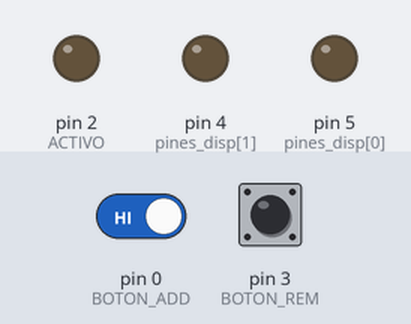
Bench run of a sketch on a simulated Arduino Uno, built for the host (arithmetic inside an expression is 32-bit, double 64-bit). Shown: output pins drawn as LEDs (lit = HIGH). Dashed ring = blinking. Inputs (shaded band) come from the test bench; at power-on: pin 3 (BOTON_REM) LOW, pin 0 (BOTON_ADD) HIGH. Random numbers use the default seed unless the sketch sets one; what the sketch prints to the serial monitor is not drawn.

Above: at 1.2 s.
1.3 s: pin 3 (BOTON_REM) pulled HIGH for 0.15 s
At 1.37 s:
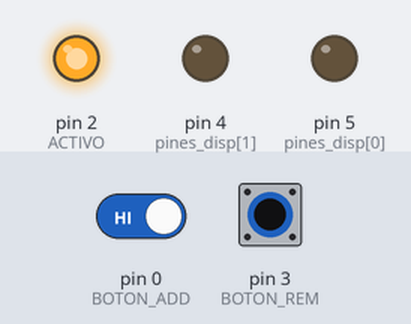
2.9 s: pin 3 (BOTON_REM) pulled HIGH for 3.2 s
At 7.0 s:
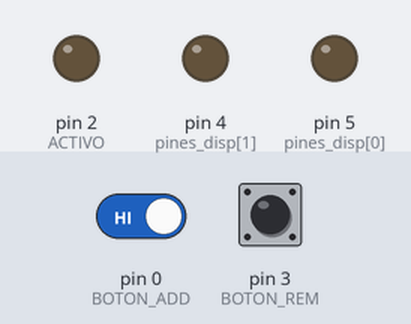
7.6 s: pin 0 (BOTON_ADD) driven LOW and pin 3 (BOTON_REM) driven HIGH
9.1 s: pin 0 (BOTON_ADD) driven HIGH
At 9.9 s:
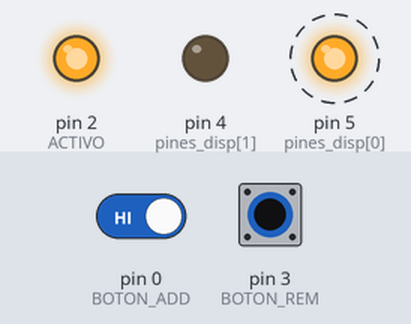
12.1 s: pin 0 (BOTON_ADD) driven LOW
At 12.7 s:
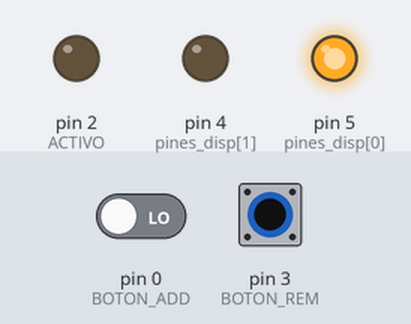
13.6 s: pin 0 (BOTON_ADD) driven HIGH
At 15.4 s:
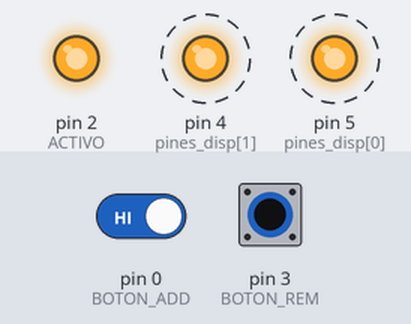
Timing chart, 0 to 17.6 s (numbered marks = the images above; inputs shaded):
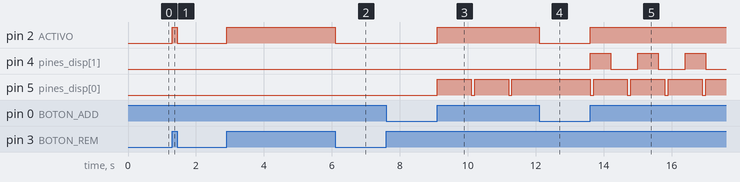

Measured:
- after the input at 1.3 s, pin 2 (ACTIVO): LOW → HIGH at once, → LOW 0.15 s later
- after the input at 2.9 s, pin 2 (ACTIVO): LOW → HIGH at once, → LOW 3.2 s later
- after the input at 9.1 s, pin 2 (ACTIVO): LOW → HIGH at once; pin 5 (pines_disp[0]): alternates HIGH for 1.0 s and LOW for 0.10 s, starting at once
- after the input at 12.1 s, pin 2 (ACTIVO): HIGH → LOW at once
- after the input at 13.6 s, pin 2 (ACTIVO): LOW → HIGH at once; pin 4 (pines_disp[1]): alternates HIGH for 0.60 s and LOW for 0.80 s, starting at once; pin 5 (pines_disp[0]): alternates HIGH for 1.0 s and LOW for 0.10 s, starting at once

The sketch:

BlinkClaseVector_v-1-0-0.ino
```cpp
//Poling y clases
#include <vector>
using namespace std;

#define BOTON_ADD 0
#define BOTON_REM 3
#define ACTIVO 2

#include "blink_class.h"

uint8_t pines_disp[4] = {5, 4, 1, 16};

vector<blink_class> leds;

void setup()
{
    Serial.begin(115200);
    pinMode(BOTON_ADD, INPUT);
    pinMode(BOTON_REM, INPUT);
    pinMode(ACTIVO, OUTPUT);

    digitalWrite(ACTIVO, 0);
}

void loop()
{
    //Verificacion de Botones para aniadir blink
    digitalWrite(ACTIVO, digitalRead(BOTON_ADD));
    if (digitalRead(BOTON_ADD) == 0)
    {
        digitalWrite(ACTIVO, digitalRead(BOTON_ADD));
        add_blink();
        print_VectorCar(leds);
        while (digitalRead(BOTON_ADD) == 0)
            ;
    }
    //Verificacion de Botones para remover blink
    digitalWrite(ACTIVO, digitalRead(BOTON_REM));
    if (digitalRead(BOTON_REM) == 0)
    {
        digitalWrite(ACTIVO, digitalRead(BOTON_REM));
        rem_blink();
        print_VectorCar(leds);
        while (digitalRead(BOTON_REM) == 0)
            ;
    }

    //Blink leds
    for (uint8_t i = 0; i < leds.size(); i++)
    {
        bool ind = leds[i].blinkear_p();
        if (ind)
            leds[i].reset();
    }
}

void add_blink()
{
    if (leds.size() >= 4)
        return;
    uint16_t tON = random(11) * 100;       //ms
    uint16_t tOFF = random(11) * 100;      //ms
    uint8_t rep = random(1, 6);            //veces
    uint8_t pin = pines_disp[leds.size()]; //pin de salida

    blink_class b(tON, tOFF, rep, pin);
    Serial.println("Nuevo");
    Serial.println("tON \ttOFF\trep \tpin");
    Serial.println(String(tON) + "\t\t" + String(tOFF) + "\t\t" + String(rep) + "\t\t" + String(pin));
    leds.push_back(b);
    leds[leds.size() - 1].begin();
}

void rem_blink()
{
    if (leds.size() == 0)
        return;
    leds.pop_back();
    digitalWrite(pines_disp[leds.size()], 0);
}

void print_VectorCar(vector<blink_class> numeros)
{
    Serial.println("**********Caracteristicas del vector**********");

    Serial.print("tamanio vector =\t\t");
    Serial.println(numeros.size());
    Serial.print("tamanio maximo=\t\t");
    Serial.println(numeros.max_size());
    Serial.print("vector vacio=\t\t");
    Serial.println((numeros.empty()) ? "true" : "false");

    Serial.println("**********************************************");
}
```

blink_class.h
```cpp
class blink_class
{
//protected:
public:
    uint16_t tiempoON = 1000;  //ms
    uint16_t tiempoOFF = 1000; //ms
    uint8_t repeticiones = 5;  //veces
    uint8_t pin = 16;          //pin de salida
    uint16_t tiempo = 0;
    uint16_t contador = 0;

public:
    blink_class(uint16_t tON, uint16_t tOFF, uint8_t rep, uint8_t out);
    blink_class();
    void begin();
    void blinkear();
    bool blinkear_p();
    void reset();

};

blink_class::blink_class(uint16_t tON, uint16_t tOFF, uint8_t rep, uint8_t out)
{
    tiempoON = tON;     //ms
    tiempoOFF = tOFF;   //ms
    repeticiones = rep; //veces
    pin = out;          //pin de salida
}

blink_class::blink_class()
{
}

void blink_class::begin()
{
    tiempo = millis();
    pinMode(pin, OUTPUT);
}

void blink_class::blinkear()
{
    for (uint8_t i = 0; i < repeticiones; i++)
    {
        digitalWrite(pin, 1);
        delay(tiempoON);
        digitalWrite(pin, 0);
        delay(tiempoOFF);
    }
}

bool blink_class::blinkear_p()
{
    Serial.println(repeticiones);
    if (contador == repeticiones)
        return true; //Acabo el blink

    uint16_t dt = millis() - (tiempo);

    if (digitalRead(pin) == 1)
    {
        if (dt >= tiempoON)
        {
            tiempo = millis();
            digitalWrite(pin, 0);
            contador++;
        }
    }
    else
    {
        if (dt >= tiempoOFF)
        {
            tiempo = millis();
            digitalWrite(pin, 1);
        }
    }
    return false;
}

void blink_class::reset()
{
    contador = 0;
    tiempo = millis();
}
```
